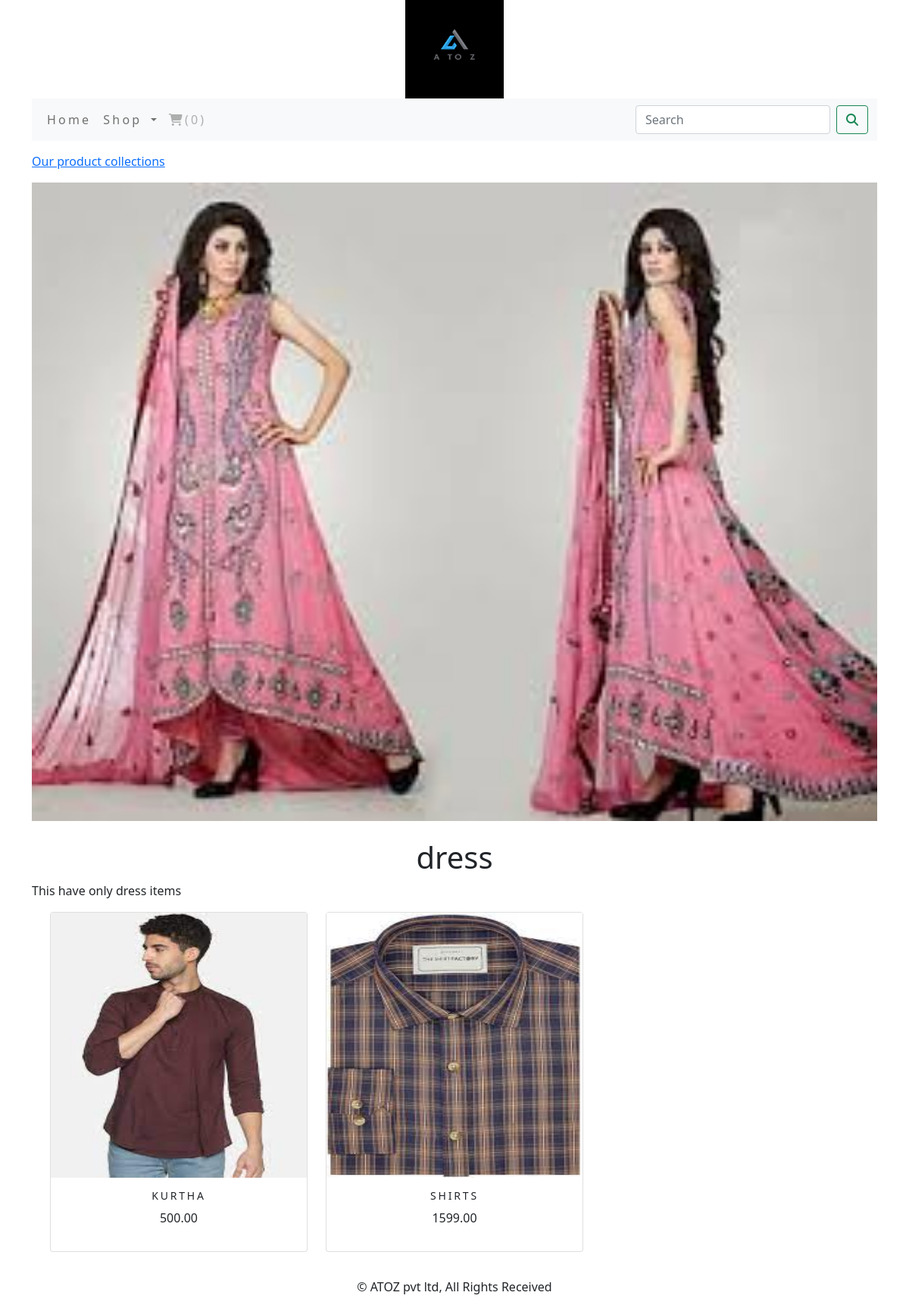
/shop/dress/, run on the app's committed database.
### shop/models.py (models this page shows, shortened)
class Category(models.Model):
    name=models.CharField(max_length=250, unique=True)
    slug=models.SlugField(max_length=250, unique=True)
    descrpition=models.TextField(blank=True)
    image=models.ImageField(upload_to='category', blank=True)
    class Meta:
        ordering=('name',)
        verbose_name='category'
        verbose_name_plural='categories'
    def get_url(self):
        return reverse('shop:products_by_category', args=[self.slug])

class Product(models.Model):
    name=models.CharField(max_length=250, unique=True)
    slug=models.SlugField(max_length=250, unique=True)
    description=models.TextField(blank=True)
    price=models.DecimalField(max_digits=10, decimal_places=2)
    category=models.ForeignKey(Category, on_delete=models.CASCADE)
    image=models.ImageField(upload_to='product',blank=True)
    stoke=models.IntegerField()
    avaiable=models.BooleanField(default=True)
    created=models.DateTimeField(auto_now_add=True)
    updated=models.DateTimeField(auto_now=True)
    def get_url(self):
        return reverse('shop:prodCatdetail', args=[self.category.slug,self.slug])
    class Meta:
        ordering=('name',)
        verbose_name='product'
        verbose_name_plural='products'

### shop/views.py (the view)
# urls.py: path('', views.allProdCat, name='allProdCat'),
def allProdCat(request, c_slug=None):
    c_page=None
    products_list=None
    if c_slug != None:
        c_page=get_object_or_404(Category, slug=c_slug)
        products_list=Product.objects.all().filter(category=c_page, avaiable=True)
    else:
        products_list=Product.objects.all().filter(avaiable=True)
    paginator=Paginator(products_list,6)
    try:
        page=int(request.GET.get('page','1'))
    except:
        page=1
    try:
        products=paginator.page(page)
    except(EmptyPage,InvalidPage):
        products=paginator.page(paginator.num_pages)
    return render(request, 'category.html', {'category':c_page,'products':products})

### cart/context_processors.py (called while the page is built)
def counter(request):
    item_count=0;
    if 'admin' in request.path:
        return {}
    else:
        try:
            cart=Cart.objects.filter(cart_id=_cart_id(request))
            cart_items=Cartitem.objects.all().filter(cart=cart[:1])
            for cart_item in cart_items:
                item_count += cart_item.quantity
        except Cart.DoesNotExist:
            item_count = 0
    return dict(item_count=item_count)

### cart/views.py (called while the page is built)
def _cart_id(request):
    cart=request.session.session_key
    if not cart:
        cart=request.session.create()
    return cart

### shop/context_processors.py (called while the page is built)
def menu_links(request):
    link=Category.objects.all()
    return dict(links=link)

### templates/category.html (shortened to what this page needs)
{% extends 'base.html' %}
{% load static %}
{% block body %}
{% if category %}
<div>
    <div class="row my_row_class">
        <div class="max-auto">
        <p><a href="{% url 'shop:allProdCat' %}">Our product collections</a> </p>
            </div>
    </div>
</div>
{% endif  %}
<div class="mx-auto">
    {% if category %}
    <img class="my_image" src="{{category.image.url}}" alt="{{category.name}}">
</div>
<br>
<div>
    <h1 class="text-center mytitle">{{category.name}}</h1>
    <p class="text-justify">{{category.descrpition}}</p>
</div>
{% endif %}
<div class="container">
    <div class="row mx-auto">
        {% for product in products.object_list %}
        <div class="my_bottom_margin col-9 col-sm-12 col-md-4 col-lg-4">
            <div class="card text-center" style="min-width:18rem;">
                <a href="{{product.get_url}}"> <img class="card-image-top my_image" src="{{product.image.url}}" alt="{{product.name}}" style="width:100%x; height:350px;"></a>
                <div class="card-body">
                    <h4>{{product.name}}</h4>
                    <p>{{product.price}}</p>
                </div>
            </div>
        </div>
        {% endfor %}
    </div>
    <br>
</div>
{% endblock %}

### static/css/custom.css (style rules this page uses)
body { font-family: 'Roboto', sans-serif; }
.my_row_class { padding-top:15px; }
.my_image { width:100%; height:auto; }
.my_bottom_margin { margin-bottom:10px; }
.card-body h4 { font-size:14px; text-transform:uppercase; letter-spacing:0.2em; }

### data on the page
Category: image (picture), name "dress", descrpition "This have only dress items"
Product: image (picture), name "KURTHA", price "500.00"
Product: image (picture), name "SHIRTS", price "1599.00"

### other printed values
{{ item_count }} "0"
